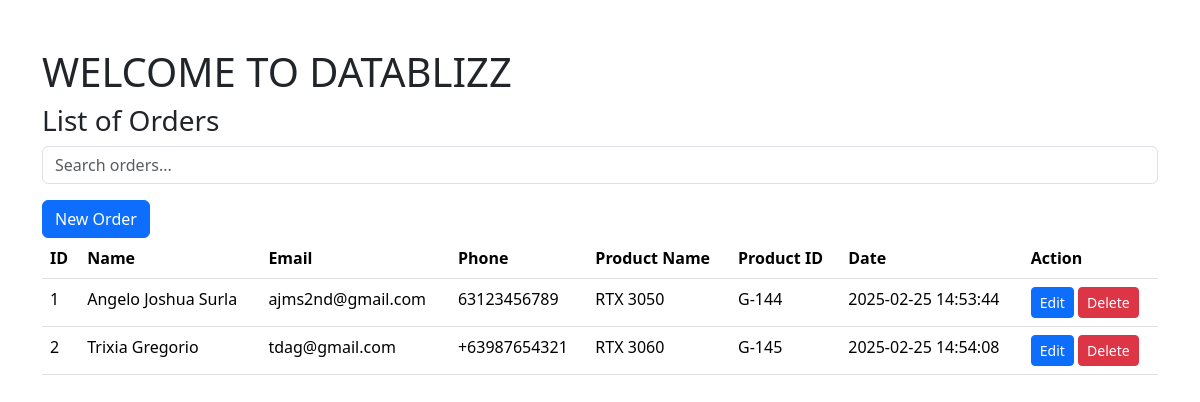
The page / on the database its author committed.
### tables this page shows
CREATE TABLE `orders` (
  `id` int(11) NOT NULL,
  `customer_name` varchar(100) NOT NULL,
  `email` varchar(200) NOT NULL,
  `phone` varchar(20) DEFAULT NULL,
  `product_name` varchar(100) NOT NULL,
  `product_id` varchar(10) NOT NULL,
  `created_at` datetime NOT NULL DEFAULT current_timestamp()
);

### index.php (the view, shortened to what this page needs)
<!DOCTYPE html>
<html lang = "en">
<head>
    <link rel = "stylesheet" href = "https://cdn.jsdelivr.net/npm/bootstrap@5.3.3/dist/css/bootstrap.min.css">
</head>
<body>
    <div class = "container my-5">
        <h1>WELCOME TO DATABLIZZ</h1>
        <h3>List of Orders</h3>
        <input type="text" id="searchInput" class="form-control mb-3" placeholder="Search orders..." onkeyup="searchOrders()">
        <button class = "btn btn-primary" onclick = "toggleForm()">New Order</button>
        <br>
        <table class = "table">
            <thead>
                <tr>
                    <th>ID</th>
                    <th>Name</th>
                    <th>Email</th>
                    <th>Phone</th>
                    <th>Product Name</th>
                    <th>Product ID</th>
                    <th>Date</th>
                    <th>Action</th>
                </tr>
            </thead>
            <tbody>
                <?php
                    $servername = "localhost";
                    $username = "root";
                    $password = "";
                    $database = "datablizz";
                    $connection = new mysqli($servername, $username, $password, $database);
                    $sql = "SELECT * FROM orders";
                    $result = $connection -> query($sql);
                    while ($row = $result -> fetch_assoc()) {
                        echo "
                        <tr id = 'row_$row[id]'>
                            <td>$row[id]</td>
                            <td class = 'editable'>$row[customer_name]</td>
                            <td class = 'editable'>$row[email]</td>
                            <td class = 'editable'>$row[phone]</td>
                            <td class = 'editable'>$row[product_name]</td>
                            <td class = 'editable'>$row[product_id]</td>
                            <td>$row[created_at]</td>
                            <td>
                                <button class = 'btn btn-primary btn-sm' id = 'edit_$row[id]' onclick = 'enableEdit($row[id])'>Edit</button>
                                <button class = 'btn btn-success btn-sm' id = 'save_$row[id]' onclick = 'saveEdit($row[id])' style = 'display:none;'>Update</button>
                                <a class='btn btn-danger btn-sm' href='delete.php?id=$row[id]'>Delete</a>
                            </td>
                        </tr>";
                    }
                ?>
            </tbody>
        </table>
    </div>
</body>
</html>

### rows shown on the page
orders: id "1", customer_name "Angelo Joshua Surla", email "ajms2nd@gmail.com", phone "63123456789", product_name "RTX 3050", product "G-144", created_at "2025-02-25 14:53:44"
orders: id "2", customer_name "Trixia Gregorio", email "tdag@gmail.com", phone "+63987654321", product_name "RTX 3060", product "G-145", created_at "2025-02-25 14:54:08"
